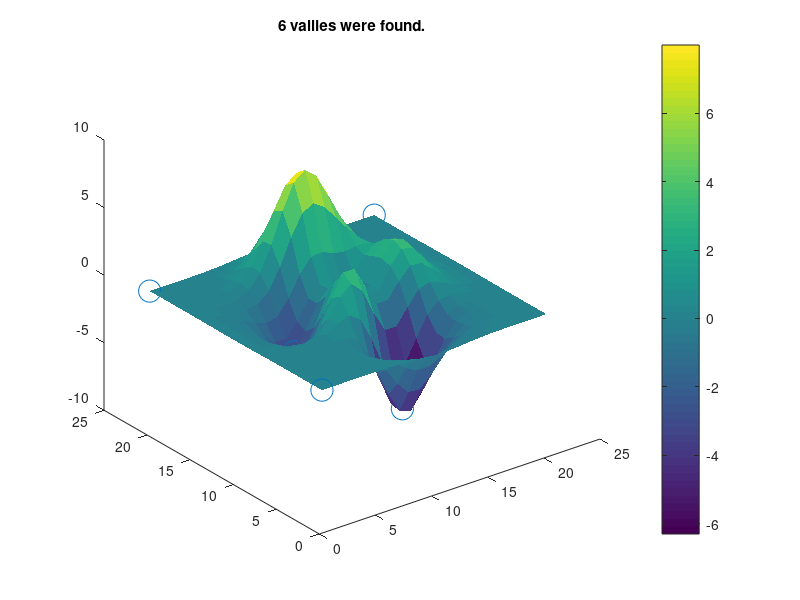

Reproduce this figure in MATLAB.
%% Peak detection in the peaks dataset in matlab
%
%% Create the example dataset
sz = 21;
data = peaks( sz );
surface( data );

%% Design the filter to find the peak/,cutoff
fsz = 5; % Filter size
filter = ones( fsz );
filter( ceil(fsz^2/2) ) = 0;

%% Dilate the image to find the peak
D = imdilate( data, filter);
peaksid = find( data > D );
peaksxy = zeros( numel( peaksid), 2 );
[peaksxy(:,1), peaksxy(:,2)] = ind2sub( [sz sz], peaksid);
clf
surface( data ); shading flat; colorbar
hold on
plot3( peaksxy(:,2), peaksxy(:,1), data( peaksid ),'o' );
hold off
title(sprintf('%i peaks were found.',numel(peaksid)));
view(3);
figure(gcf)

%% Erode the image to find the valleys
E = imerode( data, filter);
valleyid = find( data < E );
valleyxy = zeros( numel( valleyid), 2 );
[valleyxy(:,1), valleyxy(:,2)] = ind2sub( [sz sz], valleyid);
clf
surface( data ); shading flat; colorbar
hold on
plot3( valleyxy(:,2), valleyxy(:,1), data( valleyid ),'o','Markersize',16 )
hold off
title(sprintf('%i vallies were found.',numel(valleyid)));
view(3);
figure(gcf)
